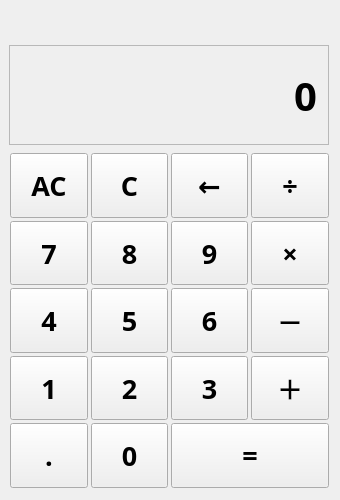
<?xml version="1.0" encoding="UTF-8"?>
<ui version="4.0">
 <class>Form</class>
 <widget class="QWidget" name="Form">
  <property name="geometry">
   <rect>
    <x>0</x>
    <y>0</y>
    <width>340</width>
    <height>500</height>
   </rect>
  </property>
  <property name="sizePolicy">
   <sizepolicy hsizetype="Expanding" vsizetype="Fixed">
    <horstretch>0</horstretch>
    <verstretch>0</verstretch>
   </sizepolicy>
  </property>
  <property name="minimumSize">
   <size>
    <width>340</width>
    <height>500</height>
   </size>
  </property>
  <property name="windowTitle">
   <string>계산기</string>
  </property>
  <property name="windowIcon">
   <iconset>
    <normaloff>icon/icon.ico</normaloff>icon/icon.ico</iconset>
  </property>
  <layout class="QVBoxLayout" name="verticalLayout">
   <property name="leftMargin">
    <number>9</number>
   </property>
   <property name="topMargin">
    <number>9</number>
   </property>
   <item>
    <widget class="QLabel" name="lbl_text">
     <property name="sizePolicy">
      <sizepolicy hsizetype="Preferred" vsizetype="Expanding">
       <horstretch>0</horstretch>
       <verstretch>0</verstretch>
      </sizepolicy>
     </property>
     <property name="maximumSize">
      <size>
       <width>16777215</width>
       <height>30</height>
      </size>
     </property>
     <property name="sizeIncrement">
      <size>
       <width>0</width>
       <height>0</height>
      </size>
     </property>
     <property name="font">
      <font>
       <family>나눔고딕</family>
       <pointsize>12</pointsize>
       <weight>75</weight>
       <bold>true</bold>
      </font>
     </property>
     <property name="frameShape">
      <enum>QFrame::NoFrame</enum>
     </property>
     <property name="text">
      <string/>
     </property>
     <property name="alignment">
      <set>Qt::AlignRight|Qt::AlignTrailing|Qt::AlignVCenter</set>
     </property>
     <property name="margin">
      <number>12</number>
     </property>
    </widget>
   </item>
   <item>
    <widget class="QLabel" name="lbl_result">
     <property name="sizePolicy">
      <sizepolicy hsizetype="Expanding" vsizetype="Expanding">
       <horstretch>0</horstretch>
       <verstretch>0</verstretch>
      </sizepolicy>
     </property>
     <property name="maximumSize">
      <size>
       <width>16777215</width>
       <height>100</height>
      </size>
     </property>
     <property name="font">
      <font>
       <family>나눔고딕 ExtraBold</family>
       <pointsize>30</pointsize>
       <weight>75</weight>
       <bold>true</bold>
      </font>
     </property>
     <property name="frameShape">
      <enum>QFrame::StyledPanel</enum>
     </property>
     <property name="lineWidth">
      <number>0</number>
     </property>
     <property name="midLineWidth">
      <number>0</number>
     </property>
     <property name="text">
      <string>0</string>
     </property>
     <property name="alignment">
      <set>Qt::AlignRight|Qt::AlignTrailing|Qt::AlignVCenter</set>
     </property>
     <property name="margin">
      <number>10</number>
     </property>
    </widget>
   </item>
   <item>
    <layout class="QGridLayout" name="gridLayout">
     <property name="sizeConstraint">
      <enum>QLayout::SetDefaultConstraint</enum>
     </property>
     <property name="leftMargin">
      <number>1</number>
     </property>
     <property name="topMargin">
      <number>2</number>
     </property>
     <property name="rightMargin">
      <number>1</number>
     </property>
     <property name="bottomMargin">
      <number>1</number>
     </property>
     <property name="spacing">
      <number>3</number>
     </property>
     <item row="4" column="1">
      <widget class="QPushButton" name="btn_2">
       <property name="sizePolicy">
        <sizepolicy hsizetype="Minimum" vsizetype="Expanding">
         <horstretch>0</horstretch>
         <verstretch>0</verstretch>
        </sizepolicy>
       </property>
       <property name="font">
        <font>
         <family>나눔고딕</family>
         <pointsize>20</pointsize>
         <weight>75</weight>
         <bold>true</bold>
        </font>
       </property>
       <property name="toolTip">
        <string>2</string>
       </property>
       <property name="text">
        <string>2</string>
       </property>
       <property name="shortcut">
        <string>2</string>
       </property>
      </widget>
     </item>
     <item row="3" column="1">
      <widget class="QPushButton" name="btn_5">
       <property name="sizePolicy">
        <sizepolicy hsizetype="Minimum" vsizetype="Expanding">
         <horstretch>0</horstretch>
         <verstretch>0</verstretch>
        </sizepolicy>
       </property>
       <property name="font">
        <font>
         <family>나눔고딕</family>
         <pointsize>20</pointsize>
         <weight>75</weight>
         <bold>true</bold>
        </font>
       </property>
       <property name="toolTip">
        <string>5</string>
       </property>
       <property name="text">
        <string>5</string>
       </property>
       <property name="shortcut">
        <string>5</string>
       </property>
      </widget>
     </item>
     <item row="3" column="0">
      <widget class="QPushButton" name="btn_4">
       <property name="sizePolicy">
        <sizepolicy hsizetype="Minimum" vsizetype="Expanding">
         <horstretch>0</horstretch>
         <verstretch>0</verstretch>
        </sizepolicy>
       </property>
       <property name="maximumSize">
        <size>
         <width>16777215</width>
         <height>16777215</height>
        </size>
       </property>
       <property name="font">
        <font>
         <family>나눔고딕</family>
         <pointsize>20</pointsize>
         <weight>75</weight>
         <bold>true</bold>
        </font>
       </property>
       <property name="toolTip">
        <string>4</string>
       </property>
       <property name="text">
        <string>4</string>
       </property>
       <property name="shortcut">
        <string>4</string>
       </property>
      </widget>
     </item>
     <item row="1" column="0">
      <widget class="QPushButton" name="btn_7">
       <property name="sizePolicy">
        <sizepolicy hsizetype="Minimum" vsizetype="Expanding">
         <horstretch>0</horstretch>
         <verstretch>0</verstretch>
        </sizepolicy>
       </property>
       <property name="maximumSize">
        <size>
         <width>16777215</width>
         <height>16777215</height>
        </size>
       </property>
       <property name="font">
        <font>
         <family>나눔고딕</family>
         <pointsize>20</pointsize>
         <weight>75</weight>
         <bold>true</bold>
        </font>
       </property>
       <property name="toolTip">
        <string>7</string>
       </property>
       <property name="text">
        <string>7</string>
       </property>
       <property name="shortcut">
        <string>7</string>
       </property>
      </widget>
     </item>
     <item row="0" column="1">
      <widget class="QPushButton" name="btn_clear">
       <property name="sizePolicy">
        <sizepolicy hsizetype="Minimum" vsizetype="Expanding">
         <horstretch>0</horstretch>
         <verstretch>0</verstretch>
        </sizepolicy>
       </property>
       <property name="font">
        <font>
         <family>나눔고딕</family>
         <pointsize>20</pointsize>
         <weight>75</weight>
         <bold>true</bold>
        </font>
       </property>
       <property name="toolTip">
        <string>clear</string>
       </property>
       <property name="text">
        <string>C</string>
       </property>
      </widget>
     </item>
     <item row="3" column="3">
      <widget class="QPushButton" name="btn_6">
       <property name="sizePolicy">
        <sizepolicy hsizetype="Minimum" vsizetype="Expanding">
         <horstretch>0</horstretch>
         <verstretch>0</verstretch>
        </sizepolicy>
       </property>
       <property name="font">
        <font>
         <family>나눔고딕</family>
         <pointsize>20</pointsize>
         <weight>75</weight>
         <bold>true</bold>
        </font>
       </property>
       <property name="toolTip">
        <string>6</string>
       </property>
       <property name="text">
        <string>6</string>
       </property>
       <property name="shortcut">
        <string>6</string>
       </property>
      </widget>
     </item>
     <item row="4" column="0">
      <widget class="QPushButton" name="btn_1">
       <property name="sizePolicy">
        <sizepolicy hsizetype="Minimum" vsizetype="Expanding">
         <horstretch>0</horstretch>
         <verstretch>0</verstretch>
        </sizepolicy>
       </property>
       <property name="maximumSize">
        <size>
         <width>16777215</width>
         <height>16777215</height>
        </size>
       </property>
       <property name="font">
        <font>
         <family>나눔고딕</family>
         <pointsize>20</pointsize>
         <weight>75</weight>
         <bold>true</bold>
        </font>
       </property>
       <property name="toolTip">
        <string>1</string>
       </property>
       <property name="text">
        <string>1</string>
       </property>
       <property name="shortcut">
        <string>1</string>
       </property>
      </widget>
     </item>
     <item row="1" column="3">
      <widget class="QPushButton" name="btn_9">
       <property name="sizePolicy">
        <sizepolicy hsizetype="Minimum" vsizetype="Expanding">
         <horstretch>0</horstretch>
         <verstretch>0</verstretch>
        </sizepolicy>
       </property>
       <property name="font">
        <font>
         <family>나눔고딕</family>
         <pointsize>20</pointsize>
         <weight>75</weight>
         <bold>true</bold>
        </font>
       </property>
       <property name="toolTip">
        <string>9</string>
       </property>
       <property name="text">
        <string>9</string>
       </property>
       <property name="shortcut">
        <string>9</string>
       </property>
      </widget>
     </item>
     <item row="4" column="3">
      <widget class="QPushButton" name="btn_3">
       <property name="sizePolicy">
        <sizepolicy hsizetype="Minimum" vsizetype="Expanding">
         <horstretch>0</horstretch>
         <verstretch>0</verstretch>
        </sizepolicy>
       </property>
       <property name="font">
        <font>
         <family>나눔고딕</family>
         <pointsize>20</pointsize>
         <weight>75</weight>
         <bold>true</bold>
        </font>
       </property>
       <property name="toolTip">
        <string>3</string>
       </property>
       <property name="text">
        <string>3</string>
       </property>
       <property name="shortcut">
        <string>3</string>
       </property>
      </widget>
     </item>
     <item row="1" column="1">
      <widget class="QPushButton" name="btn_8">
       <property name="sizePolicy">
        <sizepolicy hsizetype="Minimum" vsizetype="Expanding">
         <horstretch>0</horstretch>
         <verstretch>0</verstretch>
        </sizepolicy>
       </property>
       <property name="font">
        <font>
         <family>나눔고딕</family>
         <pointsize>20</pointsize>
         <weight>75</weight>
         <bold>true</bold>
        </font>
       </property>
       <property name="toolTip">
        <string>8</string>
       </property>
       <property name="text">
        <string>8</string>
       </property>
       <property name="shortcut">
        <string>8</string>
       </property>
      </widget>
     </item>
     <item row="0" column="0">
      <widget class="QPushButton" name="btn_reset">
       <property name="sizePolicy">
        <sizepolicy hsizetype="Preferred" vsizetype="Expanding">
         <horstretch>0</horstretch>
         <verstretch>0</verstretch>
        </sizepolicy>
       </property>
       <property name="maximumSize">
        <size>
         <width>16777215</width>
         <height>16777215</height>
        </size>
       </property>
       <property name="font">
        <font>
         <family>나눔고딕</family>
         <pointsize>20</pointsize>
         <weight>75</weight>
         <bold>true</bold>
        </font>
       </property>
       <property name="toolTip">
        <string>reset</string>
       </property>
       <property name="text">
        <string>AC</string>
       </property>
      </widget>
     </item>
     <item row="0" column="4">
      <widget class="QPushButton" name="btn_div">
       <property name="sizePolicy">
        <sizepolicy hsizetype="Minimum" vsizetype="Expanding">
         <horstretch>0</horstretch>
         <verstretch>0</verstretch>
        </sizepolicy>
       </property>
       <property name="font">
        <font>
         <family>나눔고딕</family>
         <pointsize>20</pointsize>
         <weight>75</weight>
         <bold>true</bold>
        </font>
       </property>
       <property name="toolTip">
        <string>/</string>
       </property>
       <property name="text">
        <string>÷</string>
       </property>
       <property name="shortcut">
        <string>/</string>
       </property>
      </widget>
     </item>
     <item row="4" column="4">
      <widget class="QPushButton" name="btn_add">
       <property name="sizePolicy">
        <sizepolicy hsizetype="Minimum" vsizetype="Expanding">
         <horstretch>0</horstretch>
         <verstretch>0</verstretch>
        </sizepolicy>
       </property>
       <property name="font">
        <font>
         <family>나눔고딕</family>
         <pointsize>20</pointsize>
         <weight>75</weight>
         <bold>true</bold>
        </font>
       </property>
       <property name="toolTip">
        <string>+</string>
       </property>
       <property name="text">
        <string>＋</string>
       </property>
       <property name="shortcut">
        <string>+</string>
       </property>
      </widget>
     </item>
     <item row="5" column="3" colspan="2">
      <widget class="QPushButton" name="btn_equal">
       <property name="sizePolicy">
        <sizepolicy hsizetype="Minimum" vsizetype="Expanding">
         <horstretch>0</horstretch>
         <verstretch>0</verstretch>
        </sizepolicy>
       </property>
       <property name="font">
        <font>
         <family>나눔고딕</family>
         <pointsize>20</pointsize>
         <weight>75</weight>
         <bold>true</bold>
        </font>
       </property>
       <property name="toolTip">
        <string>enter</string>
       </property>
       <property name="text">
        <string>=</string>
       </property>
       <property name="shortcut">
        <string>Enter</string>
       </property>
      </widget>
     </item>
     <item row="1" column="4">
      <widget class="QPushButton" name="btn_mul">
       <property name="sizePolicy">
        <sizepolicy hsizetype="Minimum" vsizetype="Expanding">
         <horstretch>0</horstretch>
         <verstretch>0</verstretch>
        </sizepolicy>
       </property>
       <property name="font">
        <font>
         <family>나눔고딕</family>
         <pointsize>20</pointsize>
         <weight>75</weight>
         <bold>true</bold>
        </font>
       </property>
       <property name="toolTip">
        <string>*</string>
       </property>
       <property name="text">
        <string>×</string>
       </property>
       <property name="shortcut">
        <string>*</string>
       </property>
      </widget>
     </item>
     <item row="0" column="3">
      <widget class="QPushButton" name="btn_del">
       <property name="sizePolicy">
        <sizepolicy hsizetype="Minimum" vsizetype="Expanding">
         <horstretch>0</horstretch>
         <verstretch>0</verstretch>
        </sizepolicy>
       </property>
       <property name="font">
        <font>
         <family>나눔고딕 ExtraBold</family>
         <pointsize>20</pointsize>
         <weight>75</weight>
         <bold>true</bold>
        </font>
       </property>
       <property name="toolTip">
        <string>backspace</string>
       </property>
       <property name="text">
        <string>←</string>
       </property>
       <property name="shortcut">
        <string>Backspace</string>
       </property>
      </widget>
     </item>
     <item row="3" column="4">
      <widget class="QPushButton" name="btn_sub">
       <property name="sizePolicy">
        <sizepolicy hsizetype="Minimum" vsizetype="Expanding">
         <horstretch>0</horstretch>
         <verstretch>0</verstretch>
        </sizepolicy>
       </property>
       <property name="font">
        <font>
         <family>나눔고딕</family>
         <pointsize>20</pointsize>
         <weight>75</weight>
         <bold>true</bold>
        </font>
       </property>
       <property name="toolTip">
        <string>-</string>
       </property>
       <property name="text">
        <string>－</string>
       </property>
       <property name="shortcut">
        <string>-</string>
       </property>
      </widget>
     </item>
     <item row="5" column="0">
      <widget class="QPushButton" name="btn_point">
       <property name="sizePolicy">
        <sizepolicy hsizetype="Minimum" vsizetype="Expanding">
         <horstretch>0</horstretch>
         <verstretch>0</verstretch>
        </sizepolicy>
       </property>
       <property name="maximumSize">
        <size>
         <width>16777215</width>
         <height>16777215</height>
        </size>
       </property>
       <property name="font">
        <font>
         <family>나눔고딕</family>
         <pointsize>20</pointsize>
         <weight>75</weight>
         <bold>true</bold>
        </font>
       </property>
       <property name="toolTip">
        <string>.</string>
       </property>
       <property name="text">
        <string>.</string>
       </property>
       <property name="shortcut">
        <string>.</string>
       </property>
      </widget>
     </item>
     <item row="5" column="1">
      <widget class="QPushButton" name="btn_0">
       <property name="sizePolicy">
        <sizepolicy hsizetype="Minimum" vsizetype="Expanding">
         <horstretch>0</horstretch>
         <verstretch>0</verstretch>
        </sizepolicy>
       </property>
       <property name="font">
        <font>
         <family>나눔고딕</family>
         <pointsize>20</pointsize>
         <weight>75</weight>
         <bold>true</bold>
        </font>
       </property>
       <property name="toolTip">
        <string>0</string>
       </property>
       <property name="text">
        <string>0</string>
       </property>
       <property name="shortcut">
        <string>0</string>
       </property>
      </widget>
     </item>
    </layout>
   </item>
  </layout>
 </widget>
 <resources/>
 <connections/>
</ui>
